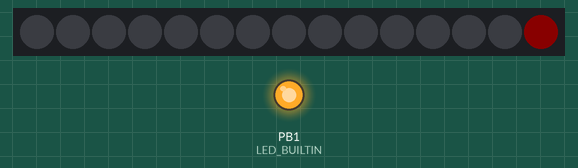
Simulated run of this sketch. Board: ATtiny85, built with avr-gcc and run on an emulated ATtiny85. Parts: 15 RGB LEDs in strip order, left to right, output pins drawn as LEDs (lit = HIGH). Dim RGB values are drawn brighter than linear; random numbers use the default seed unless the sketch sets one.

Above: at 6.05 s.
At 14.18 s:
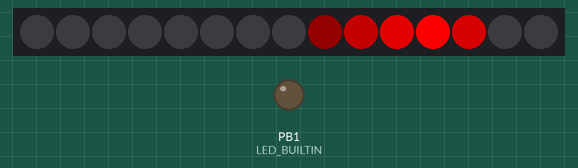
At 22.91 s:
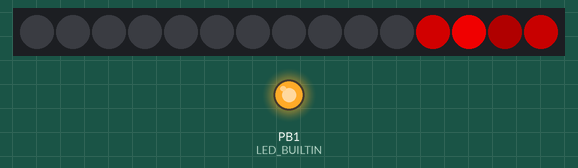
At 39.76 s:
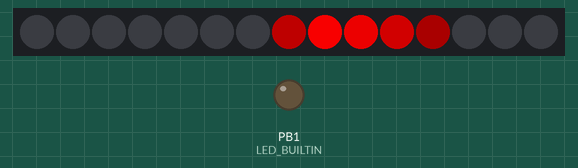
Timing chart, 0 to 40.0 s (numbered marks = the images above):
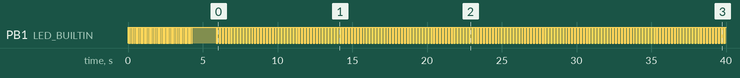

Measured:
- by itself, PB1 (LED_BUILTIN): goes 38 × (HIGH 0.06 s, LOW 0.06 s), HIGH 1.6 s, 173 × (LOW 0.10 s, HIGH 0.10 s), LOW 0.10 s, then HIGH

The sketch:

Migawka.ino
```cpp
// 12.Kwi.2022

  //
  // MIT License
  //
  // Copyright (c) 2022 Jacek Mulawka
  //
  // j.mulawka@interia.pl
  //
  // https://github.com/jacek-mulawka
  //


#include <Adafruit_NeoPixel.h>

#ifdef __AVR__
 #include <avr/power.h> // Required for 16 MHz Adafruit Trinket
#endif

typedef enum { mt_Migaj, mt_Powitanie, mt_Powitanie_W_Trakcie } TMigawka_Tryb;
typedef enum { ds_Mignij, ds_Nie_Swieci, ds_Swieci, ds_Wylacz, ds_Zaswiec } TDioda_Stan;

const int pin__sygnalowy_c = 2;
const int diody_ilosc_c = 15;

Adafruit_NeoPixel pixels( diody_ilosc_c, pin__sygnalowy_c, NEO_GRB + NEO_KHZ800 );

const int czerwien_poziom_najmniejszy_c = 0;
const int czerwien_poziom_najwiekszy_c = 255;

const int predkosc_c = 75; // Prędkość zapalania kolejnych diod (jest to właściwie opóźnienie względem głównej pętli).

const int rozjasnianie_szybkosc_c = 10;
const int wygaszaniey_szybkosc_c = 5;

const int kolor__r_c = 255;
const int kolor__g_c = 0;
const int kolor__b_c = 0;
const int petla_opoznienie_milisekund_c = 5; // Przerwa pętli głównej.


boolean kierunek_w_gore_g = true; // Diody zapalają się względem indeksu na taśmie: false - malejąco; true - rosnąco.
int pozycja_swiecaca_g = 0;
int predkosc_licznik_g = 0;

int dioda__kolor_aktualny_t[ diody_ilosc_c ];
TDioda_Stan dioda__stan_t[ diody_ilosc_c ];

TMigawka_Tryb migawka_tryb_g = mt_Powitanie;


void Dioda_Kolor_Ustaw( int dioda_indeks_f, int kolor_f );

void setup()
{
  // put your setup code here, to run once:

  // These lines are specifically to support the Adafruit Trinket 5V 16 MHz.
  // Any other board, you can remove this part (but no harm leaving it):
#if defined( __AVR_ATtiny85__ ) && ( F_CPU == 16000000 )
  clock_prescale_set( clock_div_1 );
#endif
  // END of Trinket-specific code.


  randomSeed(  analogRead( A0 )  );

  kierunek_w_gore_g = random( 2 ) == 1;

  if ( !kierunek_w_gore_g )
    pozycja_swiecaca_g = diody_ilosc_c - 1;


  for ( int i = 0; i < diody_ilosc_c; i++ )
    {
      dioda__kolor_aktualny_t[ i ] = czerwien_poziom_najmniejszy_c;
      dioda__stan_t[ i ] = ds_Wylacz;
    }
  //---//for ( int i = 0; i < diody_ilosc_c; i++ )


  pinMode( LED_BUILTIN, OUTPUT );

  pixels.begin(); // INITIALIZE NeoPixel strip object (REQUIRED).
  pixels.clear(); // Set all pixel colors to 'off'.

}

void loop()
{
  // put your main code here, to run repeatedly:

  int i = 0;


  if ( migawka_tryb_g == mt_Migaj )
    {

      predkosc_licznik_g = predkosc_licznik_g + petla_opoznienie_milisekund_c;

      if ( predkosc_licznik_g >= predkosc_c )
        {

          digitalWrite(  LED_BUILTIN, !digitalRead( LED_BUILTIN )  );


          predkosc_licznik_g = 0;

          dioda__stan_t[ pozycja_swiecaca_g ] = ds_Mignij;


          if ( kierunek_w_gore_g )
            {

              if ( pozycja_swiecaca_g >= diody_ilosc_c - 1 )
                {

                  // Zmiana kierunku.

                  kierunek_w_gore_g = false;

                  pozycja_swiecaca_g--; // Skrajny element już się świeci i nie jest po raz kolejny rozświetlany.

                }
              else//if ( pozycja_swiecaca_g >= diody_ilosc_c - 1 )
                pozycja_swiecaca_g++;

            }
          else//if ( kierunek_w_gore_g )
            {

              if ( pozycja_swiecaca_g <= 0 )
                {

                  // Zmiana kierunku.

                  kierunek_w_gore_g = true;

                  pozycja_swiecaca_g++; // Skrajny element już się świeci i nie jest po raz kolejny rozświetlany.

                }
              else//if ( pozycja_swiecaca_g <= 0 )
                pozycja_swiecaca_g--;

            }
          //---//if ( kierunek_w_gore_g )

        }
      //---/if ( predkosc_licznik_g >= predkosc_c )

    }
  else//if ( migawka_tryb_g == mt_Migaj )
  if (
          ( migawka_tryb_g == mt_Powitanie )
       //|| ( migawka_tryb_g == ds_Zaswiec )
     )
    {

      for ( i = 0; i < diody_ilosc_c; i++ )
        switch ( migawka_tryb_g )
            {
              case mt_Powitanie :
                dioda__stan_t[ i ] = ds_Mignij;
                break;
              //case mt_Wylacz :
              //  dioda__stan_t[ i ] = ds_Wylacz;
              //  break;
              //case mt_Zaswiec :
              //  dioda__stan_t[ i ] = ds_Zaswiec;
              //  break;
            }
        //---//switch ( migawka_tryb_g )


      if ( migawka_tryb_g == mt_Powitanie )
        migawka_tryb_g = mt_Powitanie_W_Trakcie;

    }
  else//if ( kierunek_w_gore_g )
  if( migawka_tryb_g == mt_Powitanie_W_Trakcie )
    {

      digitalWrite(  LED_BUILTIN, !digitalRead( LED_BUILTIN )  );


      predkosc_licznik_g = 0; // Tutaj tymczasowo sprawdza czy wszystkie diody zgasły.

      for ( i = 0; i < diody_ilosc_c; i++ )
        if ( dioda__stan_t[ i ] != ds_Nie_Swieci )
          {

            predkosc_licznik_g = 1;
            break;

          }
        //---//if ( dioda__stan_t[ i ] != ds_Nie_Swieci )


      if ( predkosc_licznik_g == 0 )
        {

          migawka_tryb_g = mt_Migaj;

          delay( 1500 ); // Przerwa między trybem powitania a przejściem do trybu migania.

        }
      else//if ( predkosc_licznik_g == 0 )
        {

          predkosc_licznik_g = 0;

          delay( petla_opoznienie_milisekund_c * 10 ); // Spowalnia rozjaśnianie i wygaszanie diod w trybie mt_Powitanie_W_Trakcie.

        }
      //---//if ( predkosc_licznik_g == 0 )

    }
  //---//if( migawka_tryb_g == mt_Powitanie_W_Trakcie )


  // Steruje jasnością diod.
  for ( i = 0; i < diody_ilosc_c; i++ )
    {

      if (
              ( dioda__stan_t[ i ] == ds_Mignij )
           || ( dioda__stan_t[ i ] == ds_Zaswiec )
         )
        {

          if ( dioda__kolor_aktualny_t[ i ] < czerwien_poziom_najwiekszy_c )
            dioda__kolor_aktualny_t[ i ] = dioda__kolor_aktualny_t[ i ] + rozjasnianie_szybkosc_c;

          if ( dioda__kolor_aktualny_t[ i ] > czerwien_poziom_najwiekszy_c )
            dioda__kolor_aktualny_t[ i ] = czerwien_poziom_najwiekszy_c;

          if ( dioda__kolor_aktualny_t[ i ] == czerwien_poziom_najwiekszy_c )
            {

              if ( dioda__stan_t[ i ] == ds_Mignij )
                dioda__stan_t[ i ] = ds_Wylacz;
              else//if ( dioda__stan_t[ i ] == ds_Mignij )
              if ( dioda__stan_t[ i ] == ds_Zaswiec )
                dioda__stan_t[ i ] = ds_Swieci;

            }
          //---//if ( dioda__kolor_aktualny_t[ i ] == czerwien_poziom_najwiekszy_c )

        }
      else//if ( (...)
      if ( dioda__stan_t[ i ] == ds_Wylacz )
        {

          if ( dioda__kolor_aktualny_t[ i ] > czerwien_poziom_najmniejszy_c )
            dioda__kolor_aktualny_t[ i ] = dioda__kolor_aktualny_t[ i ] - wygaszaniey_szybkosc_c;

          if ( dioda__kolor_aktualny_t[ i ] < czerwien_poziom_najmniejszy_c )
            dioda__kolor_aktualny_t[ i ] = czerwien_poziom_najmniejszy_c;

          if ( dioda__kolor_aktualny_t[ i ] == czerwien_poziom_najmniejszy_c )
            dioda__stan_t[ i ] = ds_Nie_Swieci;

        }
      //---//if ( dioda__stan_t[ i ] == ds_Wylacz )


      Dioda_Kolor_Ustaw( i, dioda__kolor_aktualny_t[ i ] );

    }
  //---//for ( i = 0; i < diody_ilosc_c; i++ )
  //---// Steruje jasnością diod.


  pixels.show(); // Send the updated pixel colors to the hardware.


  delay( petla_opoznienie_milisekund_c );

}

void Dioda_Kolor_Ustaw( int dioda_indeks_f, int kolor_f )
{

  //
  // Funkcja ustawia kolor diody.
  //
  // Parametry:
  //   dioda_indeks_f - indeks diody
  //   kolor_f - jasność koloru
  //

  if (
          ( dioda_indeks_f < 0 )
       || ( dioda_indeks_f > diody_ilosc_c - 1 )
     )
    return;


  if ( kolor_f > 255 )
    kolor_f = 255;
  else//if ( kolor_f > 255 )
  if ( kolor_f < 0 )
    kolor_f = 0;


  pixels.setPixelColor(  dioda_indeks_f, pixels.Color( kolor_f, kolor__g_c, kolor__b_c )  );

}
```
